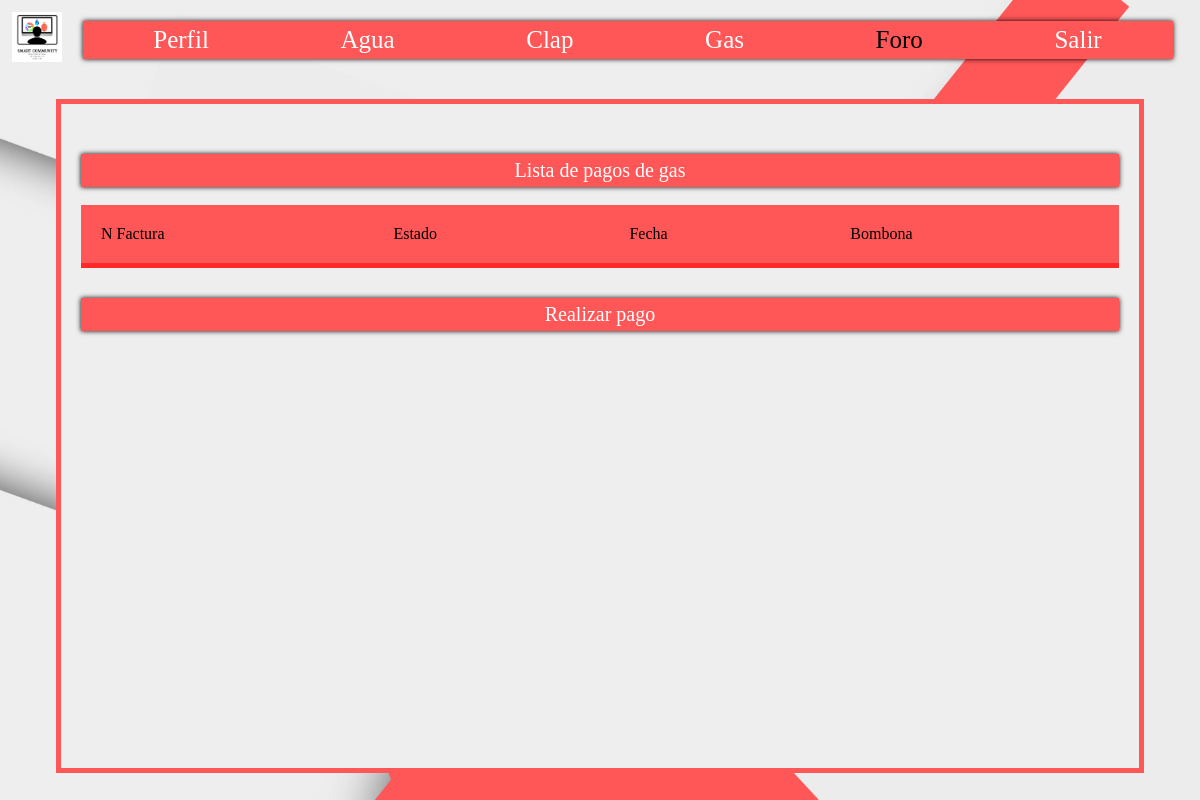
Before: /index.php?action=gas_usuario (signed in) with the older database file.
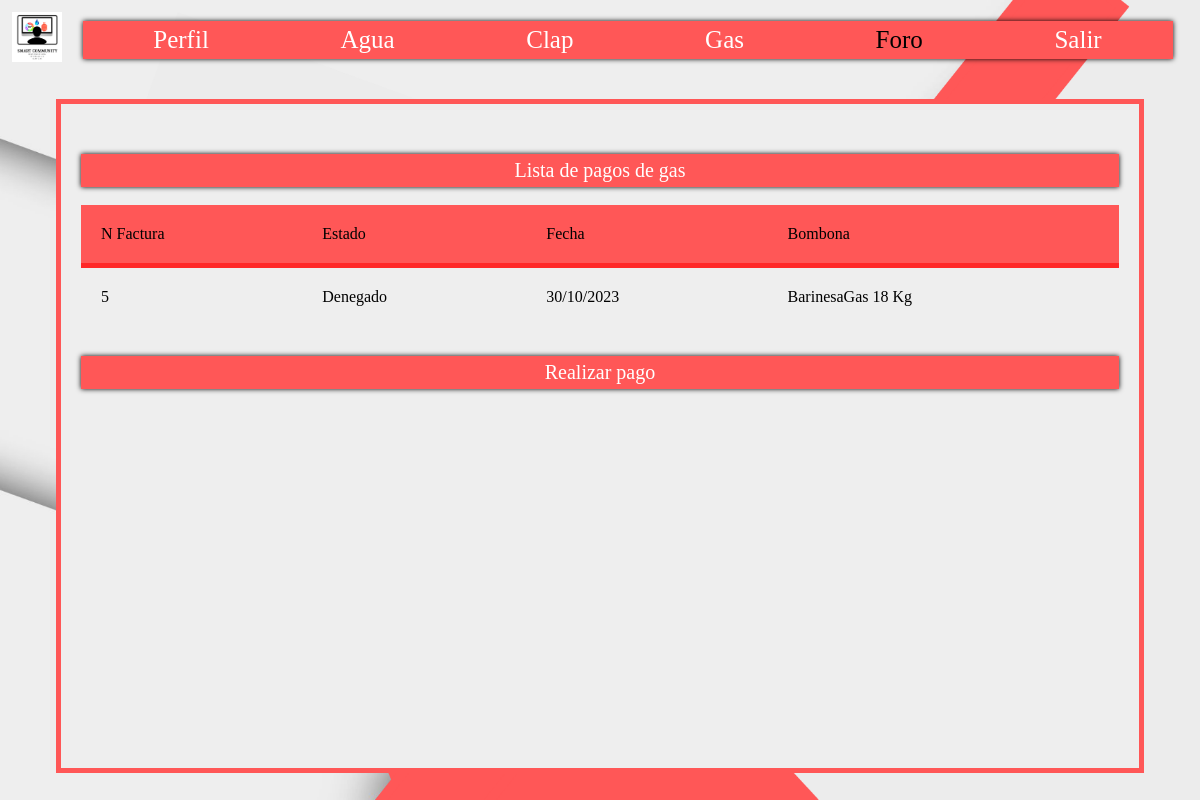
After: the same page with the newer database file.
### tables this page shows
CREATE TABLE `historialgas` (
  `id` int(11) NOT NULL,
  `idCasa` int(11) NOT NULL,
  `idPago` int(11) NOT NULL,
  `idGas` int(11) NOT NULL
);

CREATE TABLE `ventagas` (
  `idRegistro` int(11) NOT NULL,
  `entregado` int(11) NOT NULL,
  `fecha` timestamp NOT NULL DEFAULT current_timestamp()
);

CREATE TABLE `gas` (
  `id` int(11) NOT NULL,
  `idCasa` int(11) NOT NULL,
  `idTipo` int(1) NOT NULL,
  `idPeso` int(1) NOT NULL,
  `cantidad` int(2) NOT NULL
);

### index.php (called while the page is built, shortened)
<?php
	require_once "controllers/controller.php";
	require_once "models/crud.php";
	$mvc = new MvcController();
	$mvc->plantillaUno();
?>

### models/conexion.php (called while the page is built)
<?php
	class Conexion{
		public static function conectar(){
			$link = new PDO("mysql:host=localhost;dbname=proyecto","root","");
			return $link;
		}
	}
?>

### models/crud.php (called while the page is built, shortened)
<?php
	require_once "conexion.php";
	class Datos extends Conexion{
		public static function retornarIdCasaUsuario($id_user){
			$stmt = Conexion::conectar()->prepare("SELECT id  FROM casa WHERE idUsuario = $id_user");
			$stmt -> execute();
			$lista= $stmt -> fetchall();
			return $lista[0][0];
		}
		public static function rertornarListaRegistrosServicio($idCasa, $dataName){
			$stmt = Conexion::conectar()->prepare("SELECT * FROM $dataName WHERE idCasa = $idCasa");
			$stmt -> execute();
			$lista= $stmt -> fetchall();
			return $lista;
		}
		public static function verificarFacturaIdRegistro($idHistorial, $dataName){
			$stmt = Conexion::conectar()->prepare("SELECT * FROM $dataName WHERE idRegistro = '$idHistorial'");
			$stmt -> execute();
			$lista= $stmt -> fetchall();
			if($lista==NULL){
				return "error";
			}
			else{
				return $lista[0];
			}
		}
		public static function  retornarRegistroUnico($dataName, $campo,  $value){
			$stmt = Conexion::conectar()->prepare("SELECT * FROM $dataName WHERE $campo = '$value'");
			$stmt -> execute();
			$lista= $stmt -> fetchall();
			if($lista==NULL){
				return "error";
			}
			else{
				return $lista[0];
			}
		}
		  public static function  retornarTipoGas($num){
			switch($num){
				case "2": $tipo_gas="BarinesaGas";break;
			}
			return $tipo_gas;
		}
		public static function  retornarPesoGas($num){
			switch($num){
				case "2": $peso_gas="18";break;
			}
			return $peso_gas;
		}
	}
?>

### controllers/controller.php (the view, shortened to what this page needs)
<?php
	class MvcController{
		public function plantillaUno(){
			include "views/template.php";
		}
		public function enlacesPaginasController(){
			if (isset($_GET["action"])) {
				$enlaces = $_GET["action"];
			}else{
				$enlaces = "index";
			}
			$respuesta = enlacesPaginas::enlacespaginasModel($enlaces);
			include $respuesta;
		}
		public function vistaGasUsuario($idUsuario){
			$idCasa=Datos::retornarIdCasaUsuario($idUsuario);
			$dataName="historialgas";
			$listaRegistros=Datos::rertornarListaRegistrosServicio($idCasa, $dataName);
			echo "<p>Lista de pagos de gas</p>
			<br>
			<div class='contenedor_tabla'>
			<table>
			<thead class='.cabecera2'>
			<tr>
			<td>N Factura</td>
			<td>Estado</td>
			<td>Fecha</td>
			<td>Bombona</td>
			</tr>
			</thead>
			";
			foreach ($listaRegistros as $registro){
				$idGas=$registro[3];
				$registroGas=Datos::verificarFacturaIdRegistro($registro[0], "ventagas");
				$bombona = Datos::retornarRegistroUnico("gas", "id", $idGas);
					$tipo =Datos::retornarTipoGas($bombona[2]);
					$peso =Datos::retornarPesoGas($bombona[3]);
				if($registroGas!="error"){
					switch($registroGas[1]){
						case 5: $estado="Denegado";break;
					}
					$fecha=new dateTime($registroGas[2]);
					$fecha= $fecha->format('d/m/Y');
				}
				else{
					$estado = "Sin revisar";
					$fecha ="----";
				}
				echo "<tr>
				<td>$registro[0]</td>
				<td>$estado</td>
				<td>$fecha</td>
				<td>$tipo $peso Kg</td>
				</tr>
				";
			}
			echo "</table>
			</div>";
		}
	}
?>

### views/template.php (shortened to what this page needs)
<!DOCTYPE html>
<html lang="en">
<head>
	<link rel="stylesheet" type="text/css" href="views/css/estilos.css?3">
	<link rel="stylesheet" type="text/css" href="views/css/menu.css">
</head>
<body>
	<nav>
		<div id="icono">
			<img src="views/css/icono.png" >
		</div>
		<div id="caja">
		<div id="navegacion">
			<?php
				if (isset($_GET["action"])) {
					if ($_GET["action"] == "login" ||
						$_GET["action"] == "Master" ||
						$_GET["action"] == "Jefe de Calle" ||
						$_GET["action"] == "Usuario" ||
						$_GET["action"] == "Agua"  ||
						$_GET["action"] == "Clap" ||
						$_GET["action"] == "Gas"
						){
						$enlaces = $_GET["action"];
					}else if ($_GET["action"] == "agregar" ||
						      $_GET["action"] == "editar" ||
							  $_GET["action"] == "seccionMasterAgua" ||
							  $_GET["action"] == "seccionMasterClap" ||
							  $_GET["action"] == "seccionMasterGas" ||
							  $_GET["action"] == "seccionMasterForo" ||
							  $_GET["action"] == "seccionMasterJefesCalle" ||
						      $_GET["action"] == "eliminar") {
						$enlaces = "Master";
					}else if($_GET["action"] == "familias" ||
						     $_GET["action"] == "modificar" ||
						     $_GET["action"] == "modificarcasa" ||
						     $_GET["action"] == "modificargas" ||
						     $_GET["action"] == "agregargas" ||
						     $_GET["action"] == "eliminargas" ||
						     $_GET["action"] == "editargas" ||
						     $_GET["action"] == "modificarjefe" ||
						     $_GET["action"] == "editarjefe" ||
						     $_GET["action"] == "eliminarjefe" ||
						     $_GET["action"] == "peticiones" ){
						     $enlaces = "Jefe de Calle";
					}else if ($_GET["action"] == "facturacion_agua" ||
					        $_GET["action"] == "modificarFacturaAgua"
					) {
			                 $enlaces = "Agua";
					}else if ($_GET["action"] == "proceso_pago_gas" ||
				        	  $_GET["action"] == "historial_gas" ||
				          	  $_GET["action"] == "informacion_gas"){
						      $enlaces = "Gas";
					}else if ($_GET["action"] == "proceso_pago_clap" ||
					          $_GET["action"] == "modificarFacturaClap" ||
							  $_GET["action"] == "historial_clap" ||
					  	      $_GET["action"] == "informacion_clap") {
							  $enlaces = "Clap";
				  } else if ($_GET["action"] == "pago_usuario" ||
				  $_GET["action"] == "agua_usuario" ||
				  $_GET["action"] == "gas_usuario" ||
					$_GET["action"] == "clap_usuario") {
				  $enlaces = "Usuario";
	                     }
					else{
						$enlaces = "login";;
					}
				}else{
					$enlaces = "login";
				}
				require_once "modulos/navegacion/".$enlaces."Nav.php";
			?>
		</div>
		</div>
	</nav>
	<section class="contenido">
		<?php
			$mvc = new MvcController();
			$mvc -> enlacesPaginasController();
		?>
	</section>
</body>
</html>

### views/modulos/navegacion/UsuarioNav.php
<ul class="seis">
	<li><a href="index.php?action=Usuario">Perfil</a></li>
	<li><a href="index.php?action=agua_usuario">Agua</a></li>
	<li><a href="index.php?action=clap_usuario">Clap</a></li>
	<li><a href="index.php?action=gas_usuario">Gas</a></li>
	<li class="bloqueadoTex">Foro</li>
	<li><a href="index.php?action=salir">Salir</a></li>
</ul>

### views/modulos/gas_usuario.php (shortened to what this page needs)
<?php
 $idUsuario = $_SESSION['id'];
 $ingreso = new MvcController();
 $ingreso ->vistaGasUsuario($idUsuario);
?>
<p><a href="index.php?action=pago_usuario">Realizar pago</a></p>

### views/css/estilos.css (style rules this page uses)
* { padding: 0px; margin: 0px; }
body { background: url("fondo.jpg") no-repeat center center fixed; background-size: cover; }
p { text-align: center; padding: 5px; background-color: rgb(255,087,087); color: #fff; font-size: 20px; margin-top: 30px; box-shadow: 0 0 5px #000; }

### views/css/menu.css (style rules this page uses)
nav { width: 100%; margin: none; padding: none; min-width: 810px; }
#icono { width: 4%; display: block; padding: 1%; float: left; min-width: 50px; }
img { width: 100%; }
#caja { padding: 1.75% 3% 0 6.75%; width: 90%; margin: auto; }
#navegacion { background: rgb(255,087,087); color: #fff; padding: 5px; width: 100%; text-align: center; box-shadow: 0 0 5px #000; font-size: 25px; list-style-type: none; }
ul { width: 100%; display: grid; grid-template-columns: repeat(7, auto); }
li { text-align: center; display: inline-block; cursor: pointer; }
a { text-decoration: none; color: #fff; }
.bloqueadoTex { color: #000; }
.seis { display: grid; grid-template-columns: repeat(6, auto); }

### views/css/permisos.css (style rules this page uses)
section { padding: 20px; min-height: 78vh; background-color: rgb(238,238,238); border: solid 5px rgb(255,087,087); position: relative; margin: 5vh 7vh 0 7vh; }
table { background-color: rgb(238,238,238);; text-align: left; border-collapse: collapse; width: 100%; }
th, td { padding: 20px; }
thead { background-color: rgb(255,087,087); border-bottom: solid 5px rgb(255,040,040); }

Changed rows visible on the page:
added historialgas: id "5", ventagas.entregado "Denegado", ventagas.fecha "30/10/2023", idGas.idTipo "BarinesaGas", idGas.idPeso "18"
